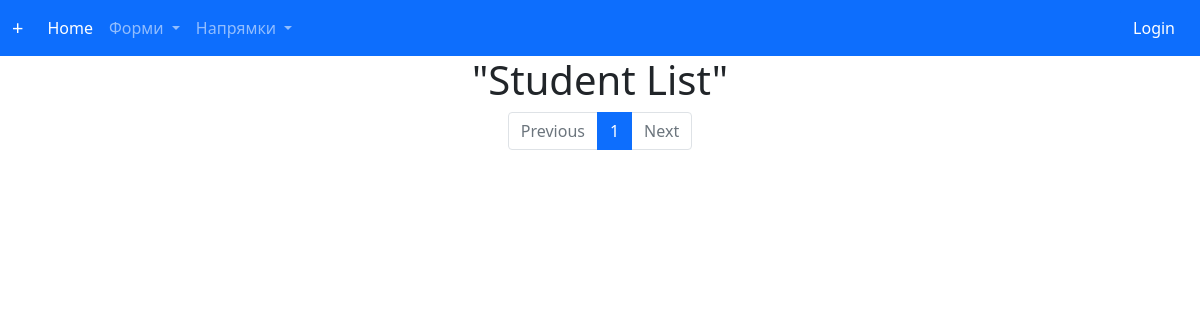
The page /students_by_course/90/ on the database as committed earlier.
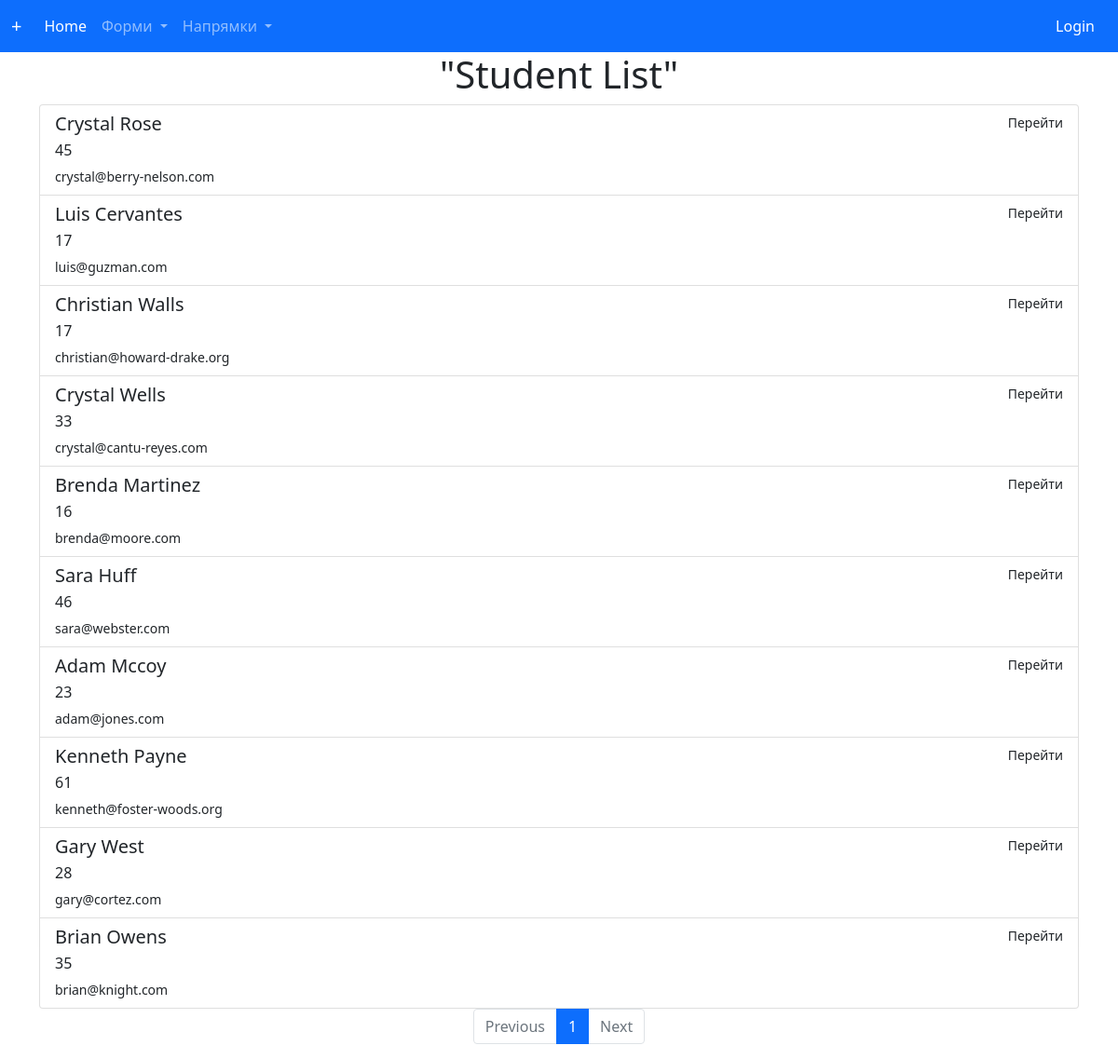
The same page on the database as committed later.
### journal/models.py (models this page shows, shortened)
class Student(models.Model):
    firstname = models.CharField(max_length=255, validators=[RegexValidator(regex=r' ', inverse_match=True, message="Без пробілів!", code="Namespaces")])
    surname = models.CharField(max_length=255, unique=True,validators=[RegexValidator(regex=r' ', inverse_match=True, message="Без пробілів!", code="Namespaces")])
    age = models.PositiveSmallIntegerField(validators=[MinValueValidator(18)])
    email = models.CharField(max_length=255, validators=[EmailValidator()], unique=True)
    group = models.ForeignKey("journal.Group", on_delete=models.SET_NULL, null=True)
    course = models.ManyToManyField("journal.Course", blank=True)
    dummy = models.BooleanField(default=False)

### journal/views.py (the view)
# urls.py: path('students_by_course/<int:course_id>/', views.StudentByCourseView.as_view(), name="students_by_course"),
class StudentByCourseView(ListView):
    template_name = "students_by_course.html"
    model = Student
    paginate_by = 10
    def get_queryset(self):
        queryset = super(StudentByCourseView,self).get_queryset()
        return queryset.filter(course__id=self.kwargs["course_id"])

### journal/context_processor.py (called while the page is built)
def get_categories(request):
    return {
        "course_categories": CourseCategory.objects.all(),
        "alphanum_list":[1,2,3,4,5,6,"shs",7,8,10,"11"],
    }

### journal/models.py (called while the page is built)
    def __str__(self):
        return f"{self.name} "

### journal/templates/students_by_course.html
{%extends "Base.html"%}
{% block content%}
<h1 align="center">"Student List"</h1>
<div class="list-group">
  {%for student in object_list %}
  <a href={% url "student_edit" student_id=student.id%} class="list-group-item list-group-item-action" aria-current="true">
    <div class="d-flex w-100 justify-content-between">
      <h5 class="mb-1">{{student.firstname}} {{student.surname}}</h5>
      <small>Перейти</small>
    </div>
    <p class="mb-1">{{student.age}}</p>
    <small>{{student.email}}</small>
  </a>
  {%endfor%}
</div>
{% include "includes/paginator.html" %}
{% endblock content%}

### journal/templates/Base.html (shortened to what this page needs)
<!DOCTYPE html>
<html lang="en">
<head>
    <link href="https://cdn.jsdelivr.net/npm/bootstrap@5.0.2/dist/css/bootstrap.min.css" rel="stylesheet">
</head>
<body>
<nav class="navbar navbar-expand-lg navbar-dark bg-primary">
  <div class="container-fluid">
    <a class="navbar-brand" href={% url "create_fakes" %}>+</a>
    <div class="collapse navbar-collapse" id="navbarSupportedContent">
      <ul class="navbar-nav me-auto mb-2 mb-lg-0">
        <li class="nav-item">
          <a class="nav-link active" aria-current="page" href={% url "home" %}>Home</a>
        </li>
         <li class="nav-item dropdown">
          <a class="nav-link dropdown-toggle" href="#" id="navbarDropdown1" role="button" data-bs-toggle="dropdown" aria-expanded="false">
            Форми
          </a>
        </li>
        <li class="nav-item dropdown">
          <a class="nav-link dropdown-toggle" href="#" id="navbarDropdown" role="button" data-bs-toggle="dropdown" aria-expanded="false">
            Напрямки
          </a>
        </li>
      </ul>
            {% if user.is_authenticated %}
            <a class="btn btn-primary" href={% url "logout" %} role="button">Logout</a>
            {% else%}
            <a class="btn btn-primary" href={% url "login" %} role="button">Login</a>
            {% endif%}
    </div>
  </div>
</nav>
<div class="container">
    {% block content %}
    {% endblock content %}
</div>
</body>
</html>

### journal/templates/includes/paginator.html
<nav aria-label="...">
  <ul class="pagination justify-content-center">
      {% if page_obj.has_previous %}
      <li class="page-item">
      <a class="page-link" href="?page={{ page_obj.previous_page_number }}">previous</a>
          {% else %}
      <li class="page-item disabled">
          <span class="page-link">Previous</span>
      {% endif %}
      </li>
    <li class="page-item active" aria-current="page">
      <span class="page-link"> {{page_obj.number}}</span>
    </li>
      {% if page_obj.has_next %}
    <li class="page-item">
      <a class="page-link" href="?page={{ page_obj.next_page_number }}">Next</a>
    </li>
      {% else %}
      <li class="page-item disabled">
      <span class="page-link color: grey">Next</span>
      </li>
      {% endif %}
  </ul>
</nav>

Rows that differ between the two databases and show on the page:
added Student: firstname "Crystal", surname "Rose", age "45", email "crystal@berry-nelson.com"
added Student: firstname "Luis", surname "Cervantes", age "17", email "luis@guzman.com"
added Student: firstname "Christian", surname "Walls", age "17", email "christian@howard-drake.org"
added Student: firstname "Crystal", surname "Wells", age "33", email "crystal@cantu-reyes.com"
added Student: firstname "Brenda", surname "Martinez", age "16", email "brenda@moore.com"
added Student: firstname "Sara", surname "Huff", age "46", email "sara@webster.com"
added Student: firstname "Adam", surname "Mccoy", age "23", email "adam@jones.com"
added Student: firstname "Kenneth", surname "Payne", age "61", email "kenneth@foster-woods.org"
added Student: firstname "Gary", surname "West", age "28", email "gary@cortez.com"
added Student: firstname "Brian", surname "Owens", age "35", email "brian@knight.com"
